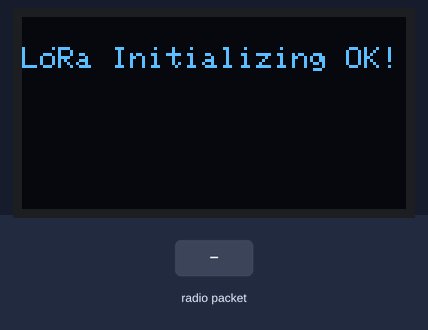
Bench run of a sketch on a simulated ESP32. Shown: 128×64 one-colour display. The inputs (shaded band) are chosen by the test bench. No radio packets arrive unless stated; what the sketch prints to the serial monitor is not drawn.

Above: at 4.2 s.
4.3 s: radio packet "1" arrives
At 4.8 s:
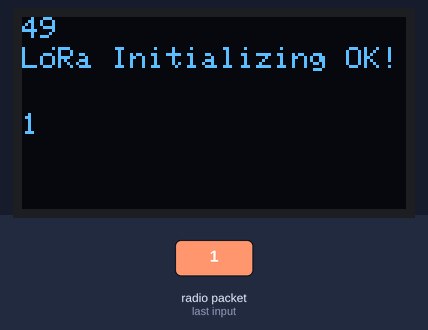
5.8 s: radio packet "0" arrives
At 7.0 s:
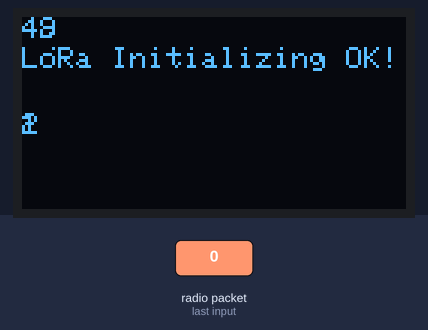
7.3 s: radio packet "2" arrives
At 8.2 s:
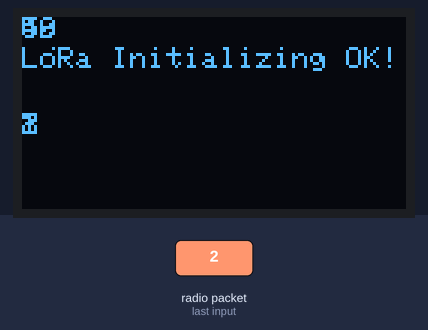
Timing chart, 0 to 10.3 s (numbered marks = the images above; inputs shaded):
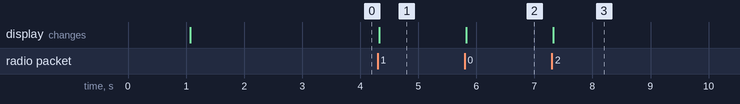

The sketch:

sample.ino
```cpp
//Libraries for LoRa
#include <SPI.h>
#include <LoRa.h>

//Libraries for OLED Display
#include <Wire.h>
#include <Adafruit_GFX.h>
#include <Adafruit_SSD1306.h>

//define the pins used by the LoRa transceiver module
#define SCK 5
#define MISO 19
#define MOSI 27
#define SS 18
#define RST 14
#define DIO0 26

//Frequency Band
#define BAND 915E6

//OLED pins
#define OLED_SDA 21
#define OLED_SCL 22
#define OLED_RST -1
#define SCREEN_WIDTH 128 // OLED display width, in pixels
#define SCREEN_HEIGHT 64 // OLED display height, in pixels

//packet counter
int lastSendTime = 0;
int byteCount = 0;

Adafruit_SSD1306 display(SCREEN_WIDTH, SCREEN_HEIGHT, &Wire, OLED_RST);

void setup() {
  //initialize Serial Monitor
  Serial.begin(9600);

  //initialize OLED
  delay(1000);
  Serial.println("Beginning OLED Init");
  Serial.flush();

  Wire.begin(OLED_SDA, OLED_SCL);
  if(!display.begin(SSD1306_SWITCHCAPVCC, 0x3C, true, false)) {
    Serial.println(F("SSD1306 allocation failed"));
    for(;;); // Don't proceed, loop forever
  }
  display.clearDisplay();
  display.setTextColor(SSD1306_WHITE);
  display.drawPixel(10, 10, SSD1306_WHITE);
  display.setTextSize(1);


  Serial.println("Beginning LoRa Init");
  //Initialize LoRa device
  SPI.begin(SCK, MISO, MOSI, SS);
  //setup LoRa transceiver module
  LoRa.setPins(SS, RST, DIO0);

  if (!LoRa.begin(BAND)) {
    Serial.println("Starting LoRa failed!");
    while (1);
  }
  Serial.println("LoRa Initializing OK!");
  display.setCursor(0,10);
  display.print("LoRa Initializing OK!");
  display.display();
  Serial.println("Output to screen!");
  delay(2000);

}

//Notes for programming...

//Display -
  //set cursor is used to place the cursor from the top left of the screen
  //display.setCursor(0,0);

  //Print is used to print text
  //display.print("LORA SENDER ");

  //Display is used to push the buffer to the screen itself
  //display.display();

//LoRa
  //Start a packet
  //LoRa.beginPacket();

  //Add data to the packet
  //LoRa.print("")

  //End a packet and send it out
  //LoRa.endPacket()

  //Try to receive a packet
  //LoRa.parsePacket(); //will return the length of the received packet. if its zero, then no packet was received

  //LoRa.available(); //true if a byte is available
  //LoRa.read(); //pop a byte of the packet
  //LoRa.packetRssi(); //read the rssi of the packet

//


void loop() {
  if (millis() - lastSendTime > 10000) {
    lastSendTime = millis();
    LoRa.beginPacket();
    LoRa.print("meow");
    LoRa.endPacket(0);
    Serial.println("Sending Packet");
  }

  if (LoRa.parsePacket()) {
    Serial.println("Received Packet");
    display.setCursor(0, 0);
    while (LoRa.available()) {
      display.print(LoRa.read());
      byteCount++;
    }
    display.setCursor(0, 32);
    display.print(byteCount);
    display.display();
  }
}
```

Measured:
- after the input at 4.3 s, the display: changes at once (image 1)
- after the input at 5.8 s, the display: changes at once (image 2)
- after the input at 7.3 s, the display: changes at once (image 3)
